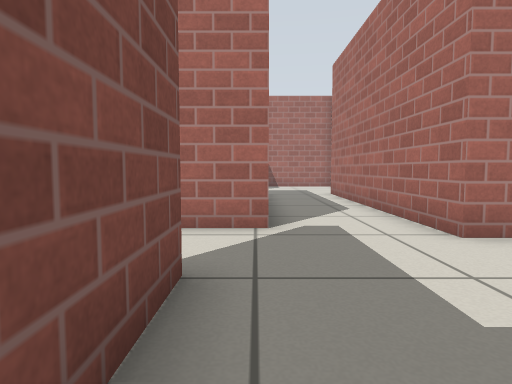
View 1 (above)

22 first-person views from a walk through a Gazebo world. The camera is 0.5 m above the floor, tilts 4° down and sees 75° across. The floor is counted in squares, 0.5 m on a side. Each view is taken from the middle of a square. On the plan, view 1 faces up. The plan holds only what a view shows up to about 12 squares ahead; the rest is blank. Gazebo's built-in surfaces are drawn with simple patterns.

View 2
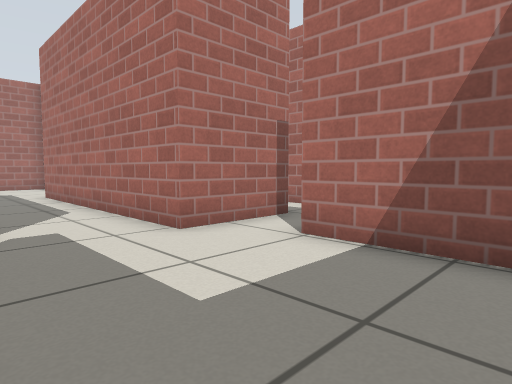

View 3
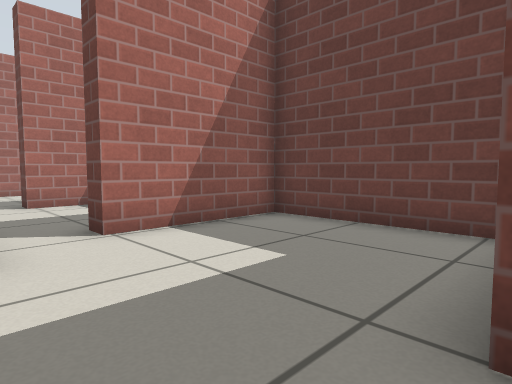

View 4
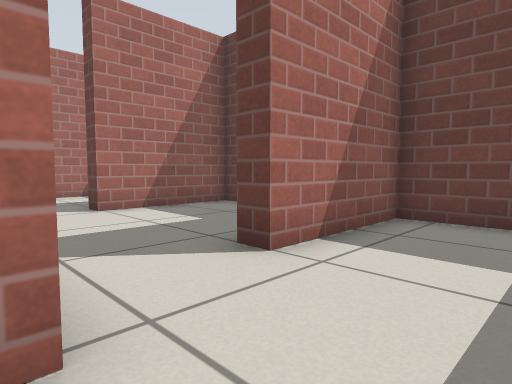

View 5
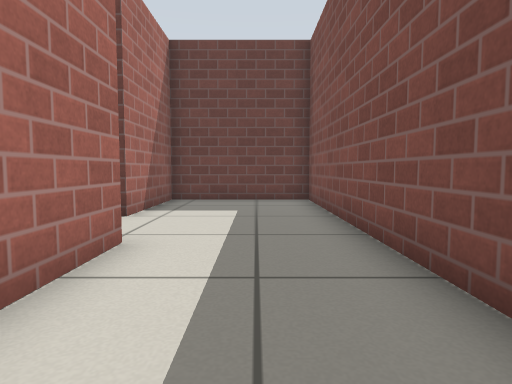

View 6
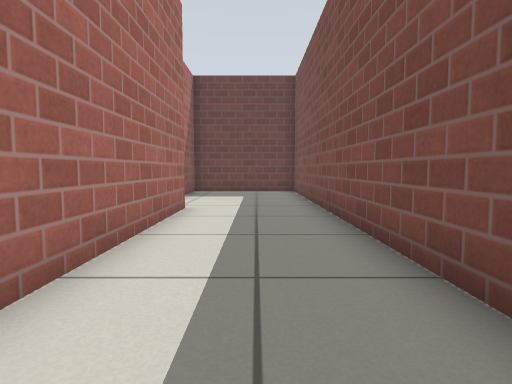

View 7
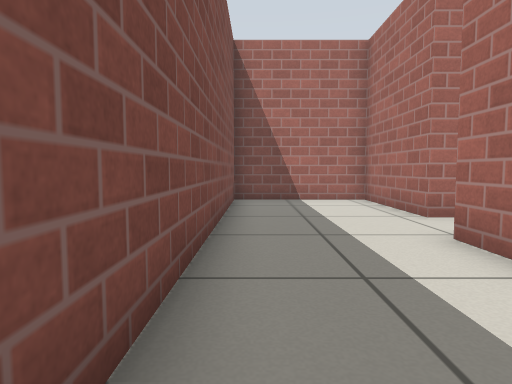

View 8
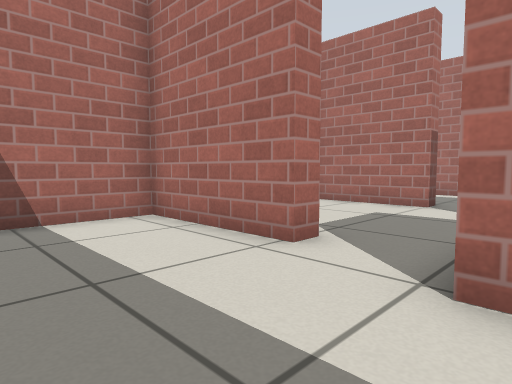

View 9
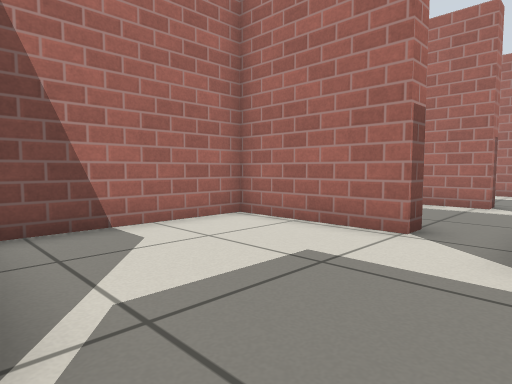

View 10
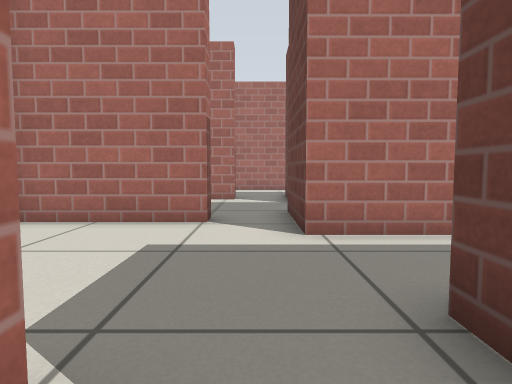

View 11
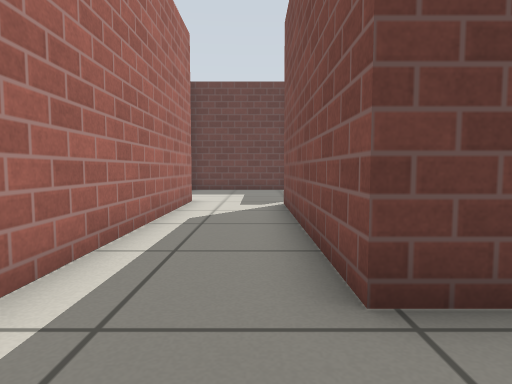

View 12
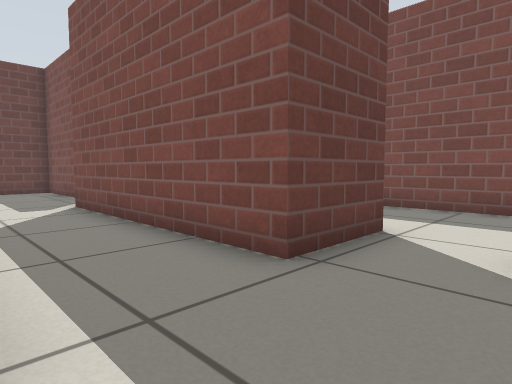

View 13
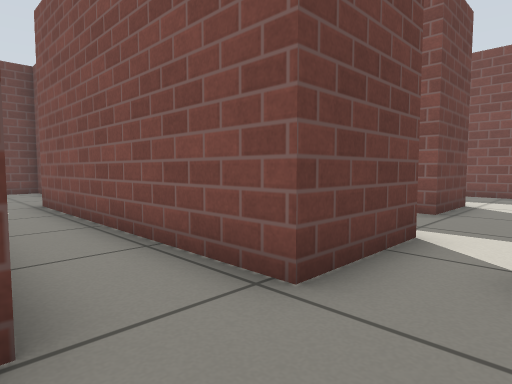

View 14
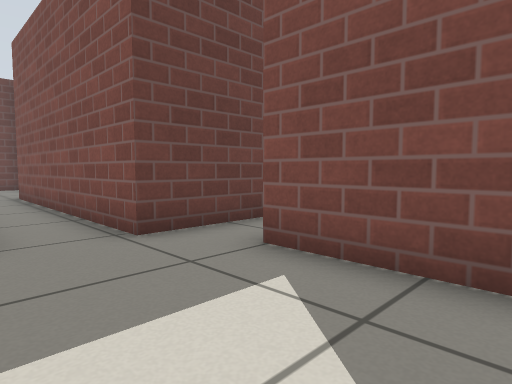

View 15
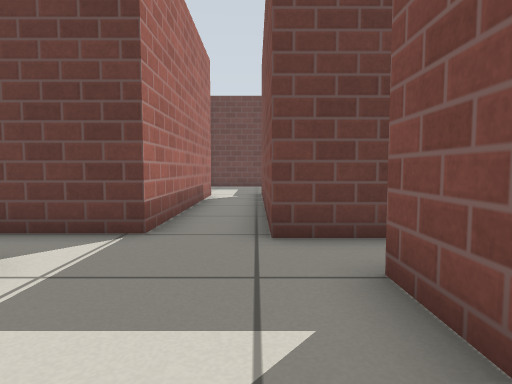

View 16
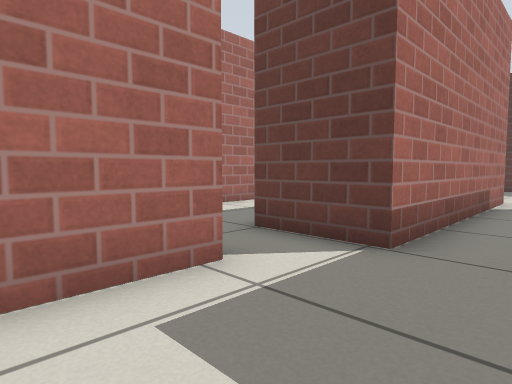

View 17
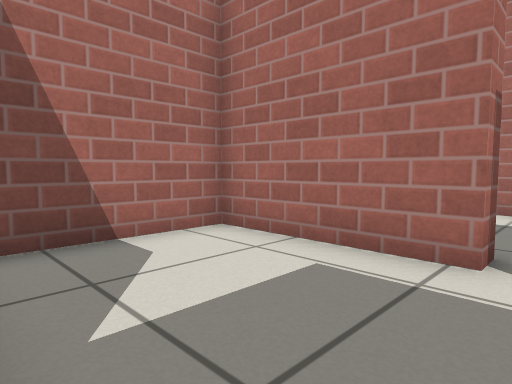

View 18
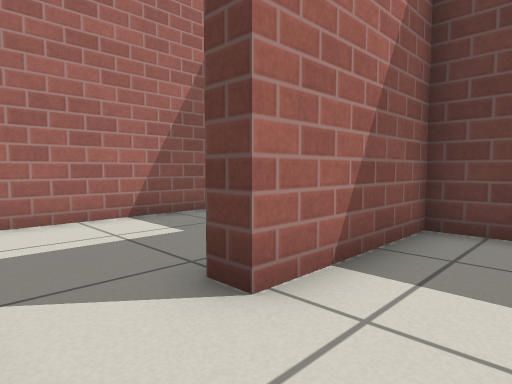

View 19
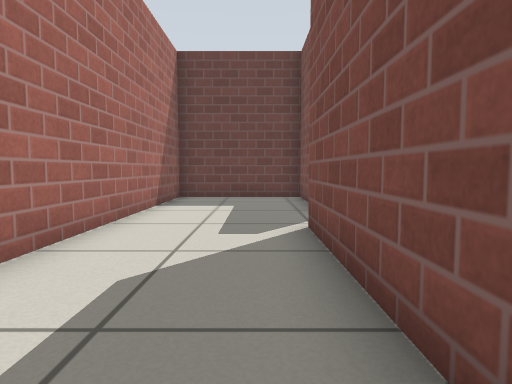

View 20
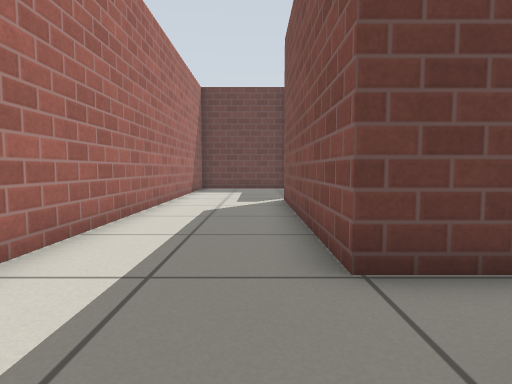

View 21
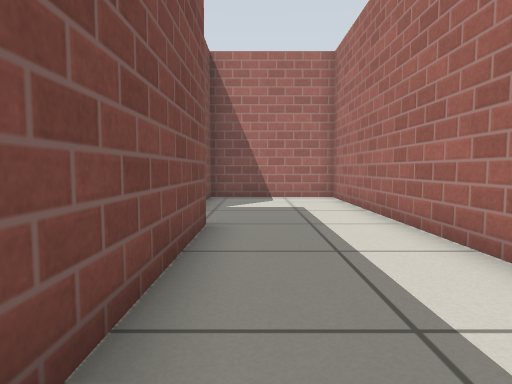

View 22
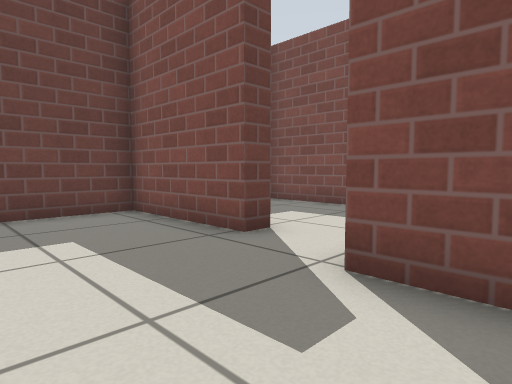

### Floor plan
Ten units are one square. View 1 is at (0, 0); x grows to the right and y downward. Boxes are objects, and circles mark ways between rooms. Rooms are numbered by the first view taken in them; rooms with no view inside come last. Other rooms are left out.
<svg viewBox="-62 -192 204 204">
<path fill="none" stroke="#000" d="M-13 -32 -7 -32 -7 -8M-1 7 41 7 41 -32M2 -55 -12 -55M-22 -55 -22 -127M-15 -148 -15 -187 -57 -187 -57 7 -13 7 -13 -32M-9 -148 -15 -148M-22 -127 2 -127 2 -55M41 -148 41 -187 -4 -187M30 -48 30 -133M88 -148 88 -187 55 -187M30 -133 58 -133 58 -48M48 -176 48 -148 41 -148M77 -52 77 -129M48 -22 48 6M41 -32 47 -32M58 -48 30 -48M76 7 88 7 88 -32M77 -129 101 -129 101 -52M95 -148 88 -148M88 -32 94 -32 94 7 137 7 137 -187 94 -187 94 -175"/>
<circle cx="-10" cy="-45" r="3" fill="#2a7"/>
<circle cx="15" cy="-55" r="3" fill="#2a7"/>
<circle cx="40" cy="-40" r="3" fill="#2a7"/>
<circle cx="-10" cy="-135" r="3" fill="#2a7"/>
<circle cx="45" cy="-140" r="3" fill="#2a7"/>
<circle cx="70" cy="-60" r="3" fill="#2a7"/>
<circle cx="90" cy="-140" r="3" fill="#2a7"/>
<circle cx="90" cy="-45" r="3" fill="#2a7"/>
<text x="10" y="-20">1</text>
<text x="-40" y="-90">2</text>
<text x="10" y="-130">3</text>
<text x="70" y="-140">4</text>
<text x="60" y="-20">5</text>
<text x="120" y="-90">6</text>
</svg>
Room 1 opens to room 2. Room 1 opens to room 3. Room 1 opens to room 5. Room 2 opens to room 3. Room 3 opens to room 4. Room 4 opens to room 5. Room 4 opens to room 6. Room 5 opens to room 6.

Where each view was taken, in squares from view 1:
view 1: 0 up, 0 right, facing up
view 2: 0 up, 0 right, facing up-right
view 3: 5 up, 1 left, facing down-right
view 4: 6 up, 4 left, facing down-right
view 5: 10 up, 4 left, facing down
view 6: 14 up, 4 left, facing down
view 7: 8 up, 5 left, facing up
view 8: 12 up, 5 left, facing up-right
view 9: 13 up, 1 left, facing up-right
view 10: 14 up, 2 left, facing right
view 11: 15 up, 1 right, facing down
view 12: 15 up, 3 right, facing down-left
view 13: 15 up, 8 right, facing down-left
view 14: 18 up, 8 right, facing down-left
view 15: 18 up, 6 right, facing down
view 16: 17 up, 6 right, facing down-right
view 17: 14 up, 5 right, facing up-right
view 18: 5 up, 7 right, facing down-right
view 19: 11 up, 11 right, facing down
view 20: 16 up, 11 right, facing down
view 21: 7 up, 11 right, facing up
view 22: 7 up, 13 right, facing down-left
